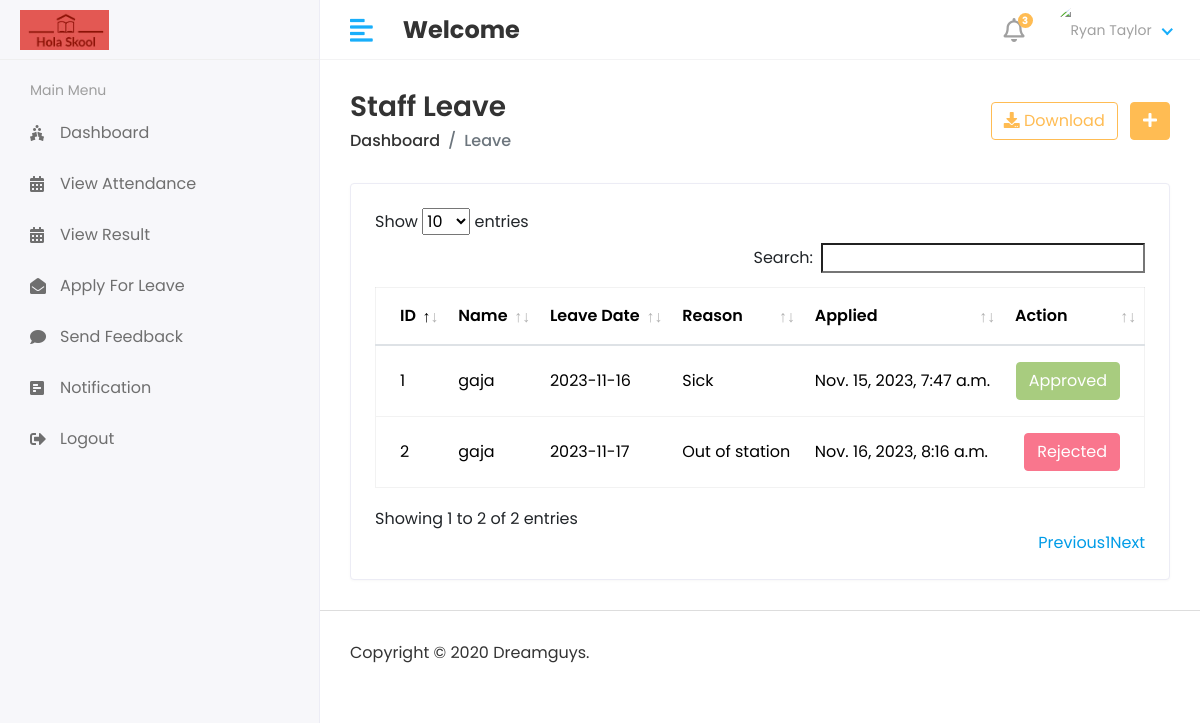
Screenshot of /Hod/Staff/Leave/View with the database file from the repository.
### app/models.py (models this page shows, shortened)
class Staff_Leave(models.Model):
    staff_id=models.ForeignKey(Staff, on_delete=models.CASCADE)
    date=models.CharField(max_length=100)
    message=models.TextField()
    status=models.IntegerField(default=0)
    created_at=models.DateTimeField(auto_now_add=True)
    updated_at=models.DateTimeField(auto_now=True)

class Staff(models.Model):
    admin=models.OneToOneField(CustomUser,on_delete=models.CASCADE)
    address=models.TextField()
    gender=models.CharField(max_length=100)
    created_at=models.DateTimeField(auto_now_add=True)
    updated_at=models.DateTimeField(auto_now=True)

class CustomUser(AbstractUser):
    USER=(
        (1,'Hod'),
        (2,'Staff'),
        (3, 'Student'),
    )
    user_type=models.CharField(choices=USER, max_length=40,default=1)
    profile_pic=models.ImageField(upload_to='media/profile_pic')

### StudentManagement/Hod_Views.py (the view)
# urls.py: path('Hod/Staff/Leave/View', Hod_Views.Staff_Leave_View,name='Staff_Leave_View'),
def Staff_Leave_View(request):
    leave=Staff_Leave.objects.all()
    return render(request, 'Hod/view_staff_leave.html', locals())

### templates/Hod/view_staff_leave.html (shortened to what this page needs)
{% extends 'base.html' %}
{% block content %}
<div class="content container-fluid">
    <div class="page-header">
       <div class="row align-items-center">
          <div class="col">
             <h3 class="page-title">Staff Leave</h3>
             <ul class="breadcrumb">
                <li class="breadcrumb-item"><a href="index.html">Dashboard</a></li>
                <li class="breadcrumb-item active">Leave</li>
             </ul>
          </div>
          <div class="col-auto text-right float-right ml-auto">
             <a href="#" class="btn btn-outline-primary mr-2"><i class="fas fa-download"></i> Download</a>
             <a href="#" class="btn btn-primary"><i class="fas fa-plus"></i></a>
          </div>
       </div>
    </div>
    <div class="row">
        <div class="col-sm-12">
            <div class="card card-table">
                <div class="card-body">
                    <div class="table-responsive">
                        <table id="table_id" class="table table-hover table-center mb-0 datatable">
                            <thead>
                                <tr>
                                    <th>ID</th>
                                    <th>Name</th>
                                    <th>Leave Date</th>
                                    <th>Reason</th>
                                    <th>Applied</th>
                                    <th>Action</th>
                                </tr>
                            </thead>
                            <tbody>
                                {% for i in leave %}
                                <tr>
                                    <td>{{i.id}}</td>
                                    <td>{{i.staff_id.admin.first_name}}</td>
                                    <td>{{i.date}}</td>
                                    <td>{{i.message}}</td>
                                    <td>{{i.created_at}}</td>
                                    <td class="text-right">
                                        <div class="actions">
                                            {% if i.status == 0 %}
                                            <a href="{% url 'Staff_Leave_Approve' i.id %}" class="btn btn-success">Approve</a>
                                            <a href="{% url 'Staff_Leave_Reject' i.id %}" class="btn btn-danger">Reject</a>
                                            {% elif i.status == 1 %}
                                            <a href="#" class="btn btn-success disabled">Approved</a>
                                            {% else %}
                                            <a href="#" class="btn btn-danger disabled">Rejected</a>
                                            {% endif %}
                                        </div>
                                    </td>
                                </tr>
                                {% endfor %}
                            </tbody>
                        </table>
                    </div>
                </div>
            </div>
        </div>
    </div>
</div>
{% endblock %}

### static/assets/css/style.css (style rules this page uses)
html { height: 100%; }
body { background-color: #fff; color: #333; font-family: 'Poppins', sans-serif; font-size: 1rem; height: 100%; line-height: 1.5; overflow-x: hidden; }
h1, h2, h3, h4, h5, h6 { font-family: 'Poppins', sans-serif; margin-top: 0; }
a { color: #009ce7; }
input, button, a { transition: all 0.4s ease; -moz-transition: all 0.4s ease; -o-transition: all 0.4s ease; -ms-transition: all 0.4s ease; -webkit-transition: all 0.4s ease; }
ul, ol { padding: 0px; list-style: none; }
.table { color: #333; max-width: 100%; margin-bottom: 0; width: 100%; }
.table.dataTable { border-collapse: collapse !important; border: 1px solid rgba(0, 0, 0, 0.05); }
.table thead tr th { font-weight: 600; }
.table tbody tr { border-bottom: 1px solid rgba(0, 0, 0, 0.05); }
.table.table-center td, .table.table-center th { vertical-align: middle; }
.card-table .card-body .table > thead > tr > th { border-top: 0; }
.card-table .card-body .table tr td:first-child, .card-table .card-body .table tr th:first-child { padding-left: 1.5rem; }
.card-table .card-body .table tr td:last-child, .card-table .card-body .table tr th:last-child { padding-right: 1.5rem; }
.card-table .table td, .card-table .table th { border-top: 1px solid #e2e5e8; padding: 1rem 0.75rem; white-space: nowrap; }
.btn-primary { background-color: #FFBC53; border: 1px solid #FFBC53; }
.btn-success { background-color: #7bb13c; border: 1px solid #7bb13c }
.btn-success.disabled, .btn-success:disabled { background-color: #7bb13c; border-color: #7bb13c; color: #fff; }
.btn-danger { background-color: #e84646; border: 1px solid #e84646; }
.btn-danger.disabled, .btn-danger:disabled { background-color: #f62d51; border-color: #f62d51; color: #fff; }
.btn-outline-primary { color: #FFBC53; border-color: #FFBC53; }
.card { border: 1px solid #ececf5; box-shadow: 0 1px 3px 0 rgba(0, 0, 0, 0.03); margin-bottom: 1.875rem; }
.card-body { padding: 1.5rem; }
.page-wrapper > .content { padding: 1.875rem 1.875rem 0; }
.page-header { margin-bottom: 1.875rem; }
.page-header .breadcrumb { background-color: transparent; color: #6c757d; font-size: 1rem; font-weight: 500; margin-bottom: 0; padding: 0; }
.page-header .breadcrumb a { color: #333; }
.page-title { font-size: 28px; font-weight: 600; color: #333; margin-bottom: 5px; }

### rows the page displays
Staff_Leave: id "1", staff_id.admin.first_name "gaja", date "2023-11-16", message "Sick", created_at "Nov. 15, 2023, 7:47 a.m.", status "Approved"
Staff_Leave: id "2", staff_id.admin.first_name "gaja", date "2023-11-17", message "Out of station", created_at "Nov. 16, 2023, 8:16 a.m.", status "Rejected"
